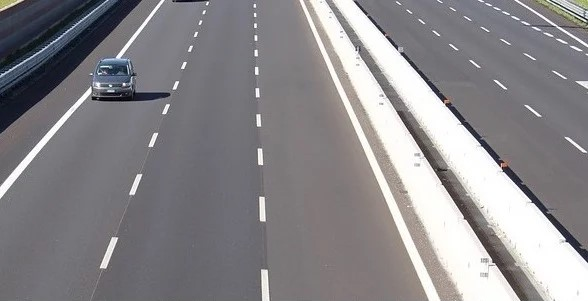
#> input picture CVL/Lab5/hough_img.jpg, 588 x 301 px, given in place of the camera
$ python l5q3.py   (older library calls are emulated)
#> lines starting #> are read from the running program, lines starting #| are printed output that depends on the picture
#> in process_camera, frame is the input picture: shape (301, 588, 3); mean B, G, R 138.1, 135, 137.2
import cv2
import numpy as np


def canny_edge_detection(image, low_threshold, high_threshold):
    # Gaussian filter
#> called with low_threshold = 50, high_threshold = 150
    blurred = cv2.GaussianBlur(image, (5, 5), 1.4)

    # Gradient calculation
    grad_x = cv2.Sobel(blurred, cv2.CV_64F, 1, 0, ksize=3)
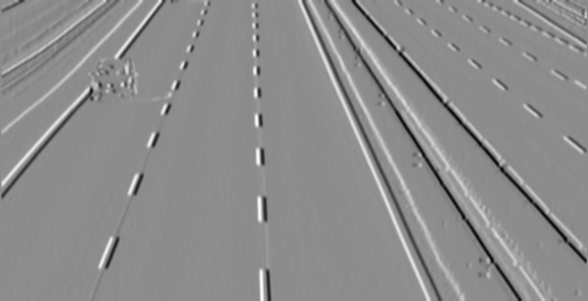
#> grad_x: shape (301, 588) float64; min -368, max 299, mean 0.6; drawn with min black and max white
    grad_y = cv2.Sobel(blurred, cv2.CV_64F, 0, 1, ksize=3)
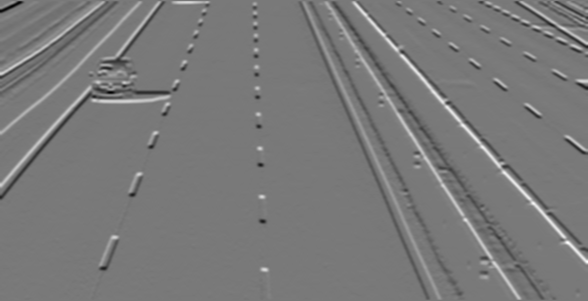
#> grad_y: shape (301, 588) float64; min -342, max 376, mean 0.5; drawn with min black and max white

    magnitude = np.sqrt(grad_x ** 2 + grad_y ** 2)
    angle = np.arctan2(grad_y, grad_x) * (180.0 / np.pi) % 180
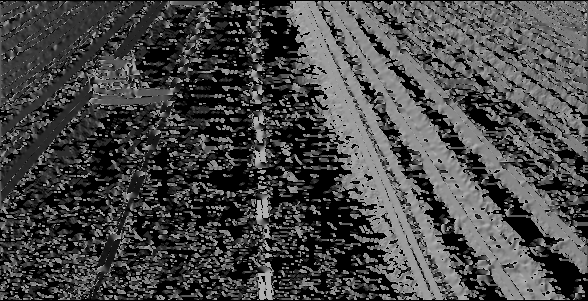
#> angle: shape (301, 588) float64; min 0, max 179.8, mean 71.2

    # Non-maximum suppression
    suppressed = np.zeros_like(magnitude)

    for i in range(1, magnitude.shape[0] - 1):
        for j in range(1, magnitude.shape[1] - 1):
            current_angle = angle[i, j]

            if (0 <= current_angle < 22.5) or (157.5 <= current_angle <= 180):
                q = magnitude[i, j + 1]
                r = magnitude[i, j - 1]
            elif (22.5 <= current_angle < 67.5):
                q = magnitude[i + 1, j - 1]
                r = magnitude[i - 1, j + 1]
            elif (67.5 <= current_angle < 112.5):
                q = magnitude[i + 1, j]
                r = magnitude[i - 1, j]
            else:
                q = magnitude[i - 1, j - 1]
                r = magnitude[i + 1, j + 1]

            if magnitude[i, j] >= q and magnitude[i, j] >= r:
                suppressed[i, j] = magnitude[i, j]
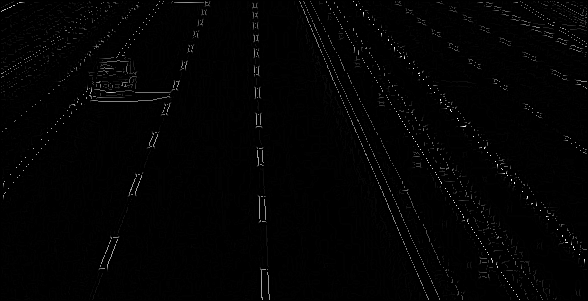
#> suppressed: shape (301, 588) float64; min 0, max 454.8, mean 5.4; drawn with min black and max white

    # Double threshold
    strong = (suppressed >= high_threshold)
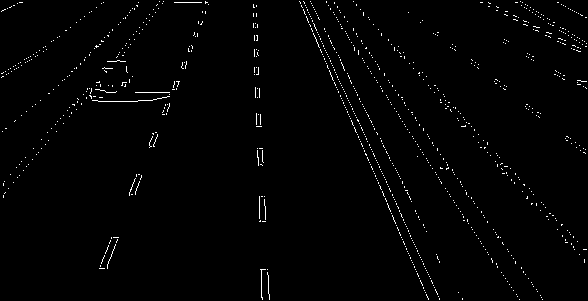
#> strong: shape (301, 588) bool; 1.3% white in thin lines or dots
    weak = ((suppressed >= low_threshold) & (suppressed < high_threshold))
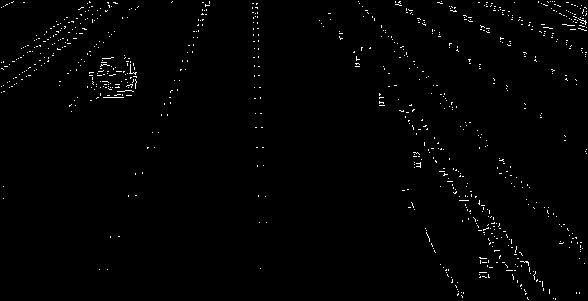
#> weak: shape (301, 588) bool; 1.1% white in thin lines or dots

    # Edge tracking by hysteresis
    edges = np.zeros_like(suppressed)
    strong_i, strong_j = np.nonzero(strong)
#> strong_i = 2272 values from 1 to 299; strong_j = 2272 values, max 586 at index 217, min 1 at index 142, mean 311.5
    weak_i, weak_j = np.nonzero(weak)
#> weak_i = 1925 values from 1 to 299; weak_j = 1925 values, max 586 at index 147, min 1 at index 118, mean 346.2

    for i, j in zip(strong_i, strong_j):
        edges[i, j] = 255
        for x in range(i - 1, i + 2):
            for y in range(j - 1, j + 2):
                if 0 <= x < suppressed.shape[0] and 0 <= y < suppressed.shape[1]:
                    if weak[x, y]:
                        edges[x, y] = 255
#> this loop made 2272 passes
#> (i, j) on passes 1, 3, 4: (1, 159), (1, 205), (1, 299)
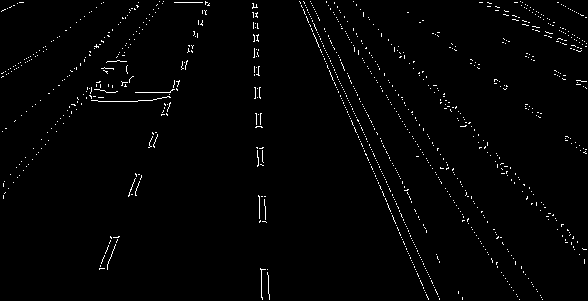
#> edges: shape (301, 588) float64; 1.5% white in thin lines or dots

    return edges


def update_thresholds(val):
    global low_threshold, high_threshold
    low_threshold = cv2.getTrackbarPos('Low Threshold', 'Edge Detection')
    high_threshold = cv2.getTrackbarPos('High Threshold', 'Edge Detection')


def process_camera():
    global low_threshold, high_threshold
    low_threshold = 50
    high_threshold = 150

    cap = cv2.VideoCapture(0)

    cv2.namedWindow('Edge Detection')
    cv2.createTrackbar('Low Threshold', 'Edge Detection', low_threshold, 255, update_thresholds)
    cv2.createTrackbar('High Threshold', 'Edge Detection', high_threshold, 255, update_thresholds)

    while True:
        ret, frame = cap.read()
        if not ret:
            break

        gray = cv2.cvtColor(frame, cv2.COLOR_BGR2GRAY)
        edges = canny_edge_detection(gray, low_threshold, high_threshold)

        # Convert edge-detected image to BGR for display
        edges_bgr = cv2.cvtColor(edges.astype(np.uint8), cv2.COLOR_GRAY2BGR)
#> edges_bgr: shape (301, 588, 3); 1.5% white in thin lines or dots

        # Display the original and edge-detected images in separate windows
        cv2.imshow('Original Video', frame)
        cv2.imshow('Edge Detection', edges_bgr)

        if cv2.waitKey(1) & 0xFF == ord('q'):
#> (key q is pressed here)
            break

    cap.release()
    cv2.destroyAllWindows()


# Run the camera processing
process_camera()
